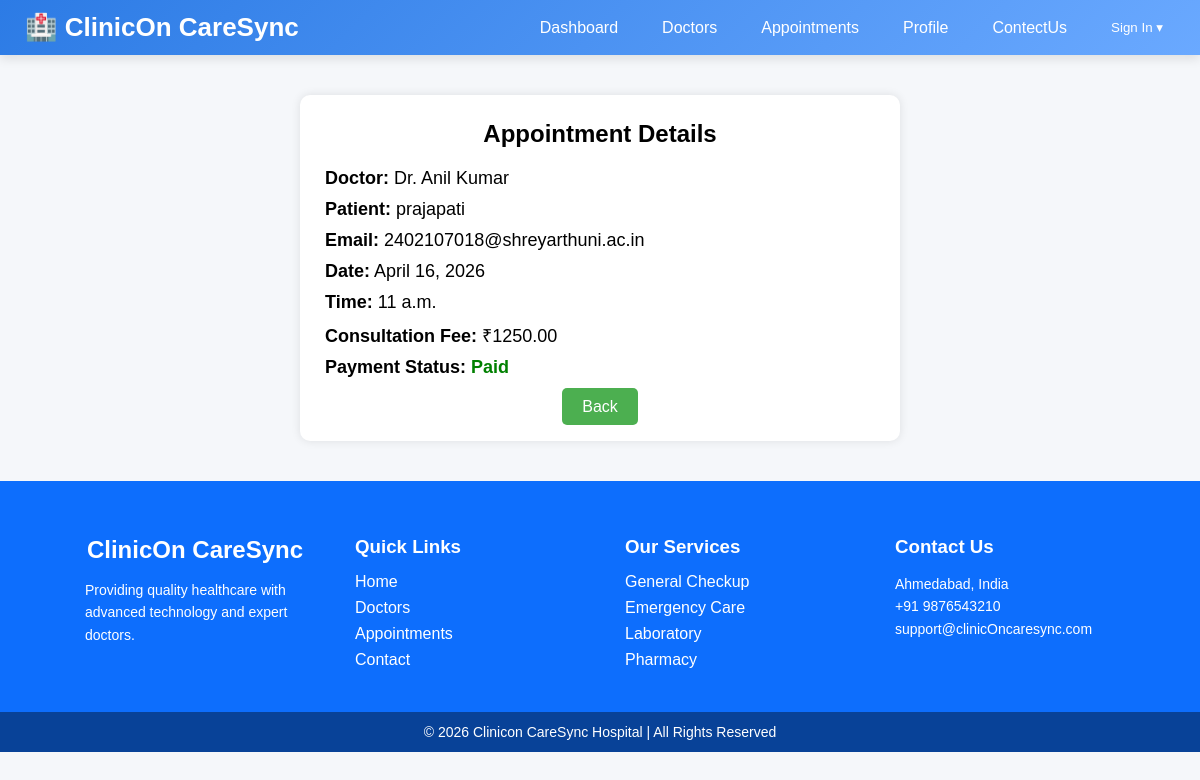
The page /app/appointment_detail/57/ (signed in) on the database its author committed.
### app1/models.py (models this page shows, shortened)
class appointment(models.Model):
    doctor = models.ForeignKey('doctor', on_delete=models.CASCADE)
    patient = models.ForeignKey('registration', on_delete=models.CASCADE)
    patient_name = models.CharField(max_length=100)
    patient_email = models.EmailField()
    date = models.DateField()
    time = models.TimeField()
    consultation_fee = models.DecimalField(max_digits=8, decimal_places=2)
    payment_status = models.CharField(
        max_length=20,
        choices=[
            ('Pending', 'Pending'),
            ('Paid', 'Paid'),
        ],
        default='Pending'
    )
    status = models.CharField(max_length=20, choices=STATUS_CHOICES, default='Pending')
    created_at = models.DateTimeField(auto_now_add=True)

class doctor(models.Model):
    name = models.CharField(max_length=100)
    email = models.EmailField(unique=True)
    password = models.CharField(max_length=100)
    gender = models.CharField(max_length=10)
    phone = models.CharField(max_length=15)
    department = models.CharField(max_length=100)
    qualification = models.CharField(max_length=100)
    experience = models.IntegerField()
    fees = models.DecimalField(max_digits=8, decimal_places=2, null=True, blank=True)
    availability = models.BooleanField(default=True)

### app1/views.py (the view)
# urls.py: path('appointment_detail/<int:id>/',appointment_detail, name='appointment_detail'),
def appointment_detail(request, id):
    if 'login' not in request.session:
        return redirect('login')
    app = get_object_or_404(appointment, id=id)
    return render(request, 'patient/appointment_detail.html', {
        'app': app
    })

### app1/templates/patient/appointment_detail.html (shortened to what this page needs)
{% extends "patient/nav.html" %}
{% load static %}
{% block content %}
<!DOCTYPE html>
<html>
<head>
</head>
<body>
<div class="container">
    <h2>Appointment Details</h2>
    <div class="info"><span class="label">Doctor:</span> {{ app.doctor.name }}</div>
    <div class="info"><span class="label">Patient:</span> {{ app.patient_name }}</div>
    <div class="info"><span class="label">Email:</span> {{ app.patient_email }}</div>
    <div class="info"><span class="label">Date:</span> {{ app.date }}</div>
    <div class="info"><span class="label">Time:</span> {{ app.time }}</div>
    <div class="info"><span class="label">Consultation Fee:</span> ₹{{ app.consultation_fee }}</div>
    <div class="info">
        <span class="label">Payment Status:</span>
        {% if app.payment_status == "Pending" %}
            <span class="status-pending">Pending</span>
        {% else %}
            <span class="status-paid">Paid</span>
        {% endif %}
    </div>
    <div class="btn-back">
        <a href="{% url 'my_appointments' %}">Back</a>
    </div>
</div>
</body>
</html>
{% endblock %}

### app1/static/CSS/patient/navi.css (style rules this page uses)
* { margin: 0; padding: 0; box-sizing: border-box; font-family: 'Poppins', sans-serif; }

### app1/templates/patient/appointment_detail.html (style rules this page uses)
body { font-family: Arial; background: #f5f7fa; }
.container { width: 50%; margin: 40px auto; background: white; padding: 25px; border-radius: 10px; box-shadow: 0px 0px 10px rgba(0,0,0,0.1); }
h2 { text-align: center; margin-bottom: 20px; }
.info { margin: 10px 0; font-size: 18px; }
.label { font-weight: bold; }
.btn-back { display: block; margin-top: 20px; text-align: center; }
.btn-back a { padding: 10px 20px; background: #4CAF50; color: white; text-decoration: none; border-radius: 5px; }
.status-paid { color: green; font-weight: bold; }

### rows shown on the page
appointment: doctor.name "Dr. Anil Kumar", patient_name "prajapati", patient_email "2402107018@shreyarthuni.ac.in", date "April 16, 2026", time "11 a.m.", consultation_fee "1250.00"
